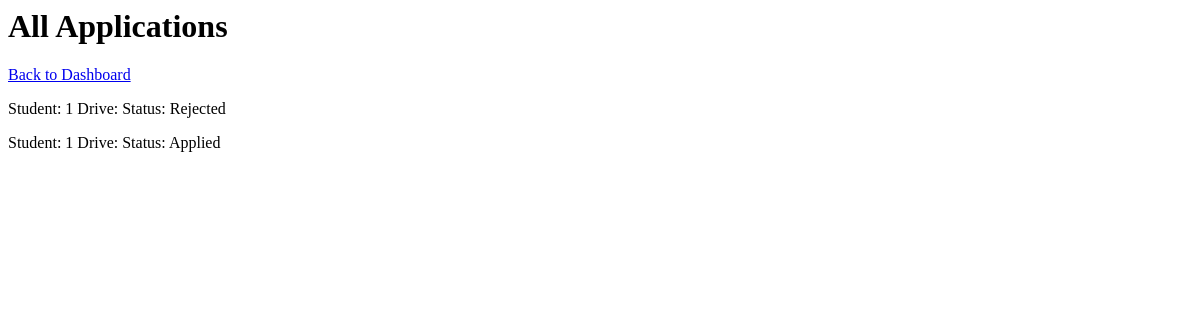
The page /admin/applications on the database as committed earlier.
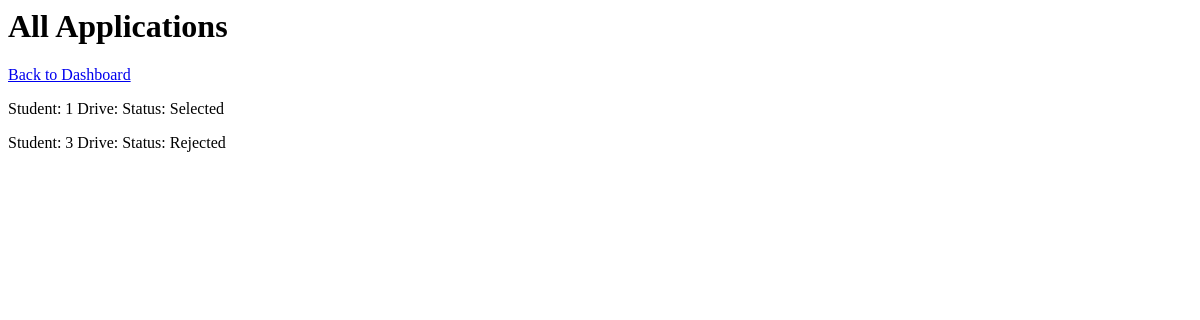
The same page on the database as committed later.
### models.py (models this page shows)
class Application(db.Model):
    id = db.Column(db.Integer, primary_key=True)
    application_date = db.Column(db.String(100))
    status = db.Column(db.String(50))
    student_id = db.Column(db.Integer, db.ForeignKey('student.id'))
    job_id = db.Column(db.Integer, db.ForeignKey('job_position.id'))
    job=db.relationship("JobPosition",backref="applications")

### app.py (the view)
@app.route("/admin/applications")
def admin_applications():
    applications = Application.query.all()
    return render_template(
        "admin_applications.html",
        applications=applications
    )

### app.py (called while the page is built)
@app.before_request
def setup_db():
    if not hasattr(app, "db_initialized"):
        with app.app_context():
            db.create_all()
            if not Admin.query.filter_by(username="admin").first():
                admin = Admin(
                    username="admin",
                    password="admin123"
                )
                db.session.add(admin)
                db.session.commit()
        app.db_initialized = True

### templates/admin_applications.html
<h1>All Applications</h1>
<a href="/admin/dashboard"> Back to Dashboard</a>
{% for app in applications %}
<p>
Student: {{ app.student_id }}
Drive: {{ app.drive_id }}
Status: {{ app.status }}
</p>
{% endfor %}

Rows that differ between the two databases and show on the page:
removed Application: student_id "1", status "Rejected"
changed Application: status "Applied" → "Selected"
added Application: student_id "3", status "Rejected"
